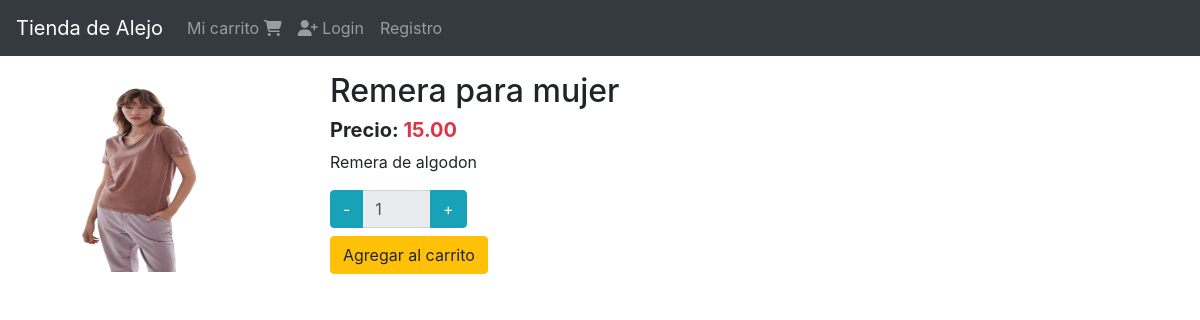
The app's page /productos/remera-para-mujer with its own data.
### products/models.py (models this page shows, shortened)
class Product(models.Model):
    title = models.CharField(max_length=50)
    description = models.TextField()
    price = models.DecimalField(max_digits=8, decimal_places=2, default=0.0) #12345678.12
    slug = models.SlugField(null=False, blank=False, unique=True)
    image = models.ImageField(upload_to="products/", null=False, blank=False)
    created_at = models.DateTimeField(auto_now_add=True)

### products/views.py (the view)
# urls.py: path("<slug:slug>", ProductDetailView.as_view(), name = "product")
class ProductDetailView(DetailView):
    model = Product
    template_name = "products/product.html"

### products/templates/products/product.html
{% extends 'base.html' %}
{% block content %}
  <div class="col-3">
    {% if product.image %}
      <img src="{{ product.image.url }}" alt="Imagen del producto" width="200" height="200">
    {% endif %}
  </div>
  <div class="col">
    <div class="h2">{{ product.title }}</div>
    <div class="h5 font-weight-bold">
      Precio: <span class="text-danger">{{ product.price }}</span>
    </div>
    <div class="">
      <p>{{ product.description }}</p>
    </div>
    <div class="">
      {% include "carts/snippets/add.html" %}
    </div>
  </div>
{% endblock %}

### records on screen
Product: image (picture), title "Remera para mujer", price "15.00", description "Remera de algodon"
